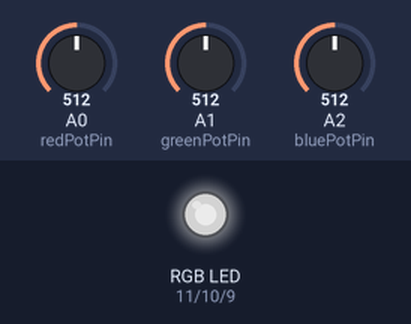
The sketch below on a simulated Arduino Uno, built with avr-gcc and run on an emulated ATmega328P. Parts: an RGB LED mixed from three pins (HIGH = lit). The inputs (shaded band) are chosen by the test bench; at power-on: A0 (redPotPin) = 512, A1 (greenPotPin) = 512, A2 (bluePotPin) = 512. Dim RGB values are drawn brighter than linear.

Above: at 1.2 s.
1.3 s: A0 (redPotPin) set to 716
At 2.4 s:
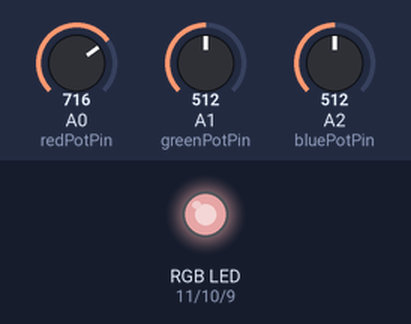
2.8 s: A1 (greenPotPin) set to 716
At 3.5 s:
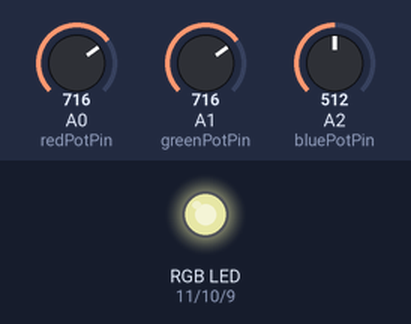
4.3 s: A2 (bluePotPin) set to 716
At 4.7 s:
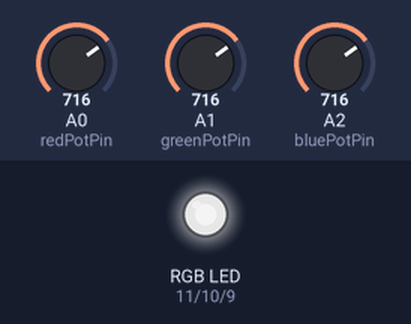
5.8 s: A0 (redPotPin) set to 900
At 7.0 s:
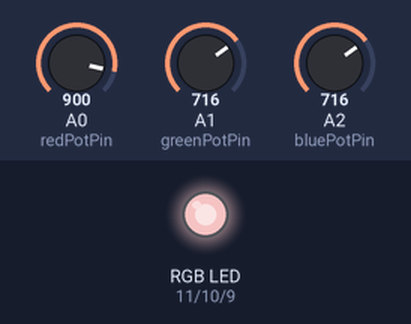
7.3 s: A1 (greenPotPin) set to 900
At 8.2 s:
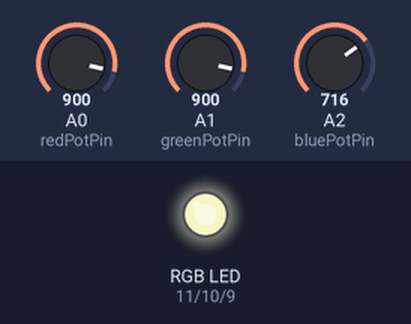
8.8 s: A2 (bluePotPin) set to 900
At 9.3 s:
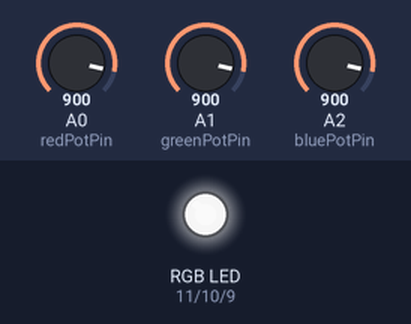
Timing chart, 0 to 11.3 s (numbered marks = the images above; inputs shaded):
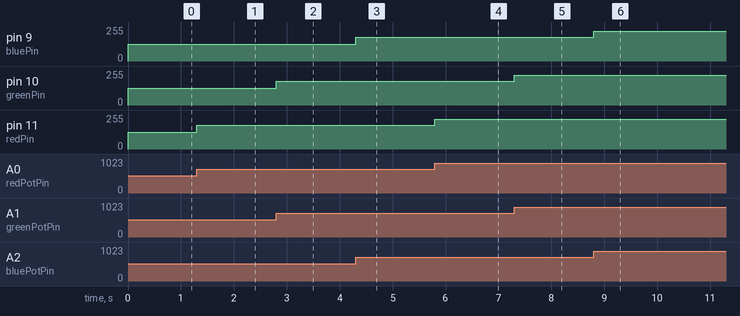

Measured:
- after the input at 1.3 s, pin 11 (redPin): 127/255 → 178/255 at once
- after the input at 2.8 s, pin 10 (greenPin): 127/255 → 178/255 at once
- after the input at 4.3 s, pin 9 (bluePin): 127/255 → 178/255 at once
- after the input at 5.8 s, pin 11 (redPin): 178/255 → 224/255 at once
- after the input at 7.3 s, pin 10 (greenPin): 178/255 → 224/255 at once
- after the input at 8.8 s, pin 9 (bluePin): 178/255 → 224/255 at once

The sketch:

RGBPOT.ino
```cpp
// Init the Pins used for PWM
const int redPin = 11;
const int greenPin = 10;
const int bluePin = 9;

// Init the Pins used for 10K pots
const int redPotPin = 0;
const int greenPotPin = 1;
const int bluePotPin = 2;

// Init our Vars
int currentColorValueRed;
int currentColorValueGreen;
int currentColorValueBlue;

void setup()
{
  pinMode(redPin, OUTPUT);
  pinMode(greenPin, OUTPUT);
  pinMode(bluePin, OUTPUT);
  Serial.begin(9600);
}

 void loop()
{
// Read the voltage on each analog pin then scale down to 0-255 and inverting the value for common anode
  currentColorValueRed = map( analogRead(redPotPin), 0, 1024, 0, 255 );
  currentColorValueBlue = map( analogRead(bluePotPin), 0, 1024, 0, 255 );
  currentColorValueGreen = map( analogRead(greenPotPin), 0, 1024, 0, 255 );
//  Serial.print("R ");Serial.println(analogRead(redPotPin));
//  Serial.print("G ");Serial.println(analogRead(greenPotPin));
//  Serial.print("B ");Serial.println(analogRead(bluePotPin));
//  delay(1000);

// Write the color to each pin using PWM and the value gathered above
  analogWrite(redPin, currentColorValueRed);
  analogWrite(bluePin, currentColorValueBlue);
  analogWrite(greenPin, currentColorValueGreen);

}
```
